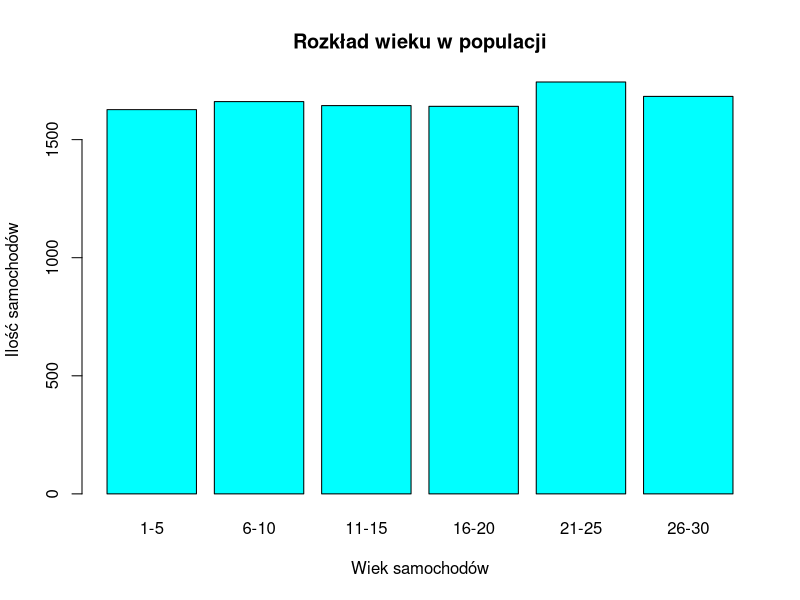
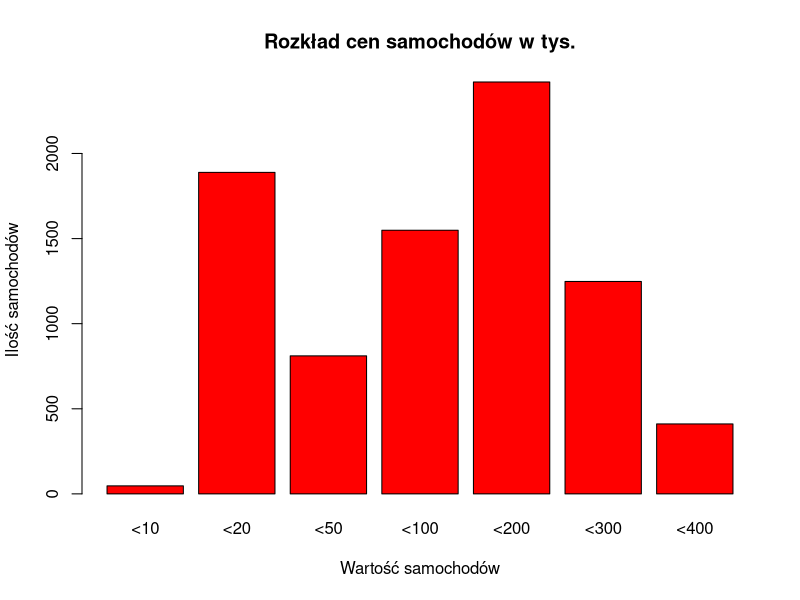
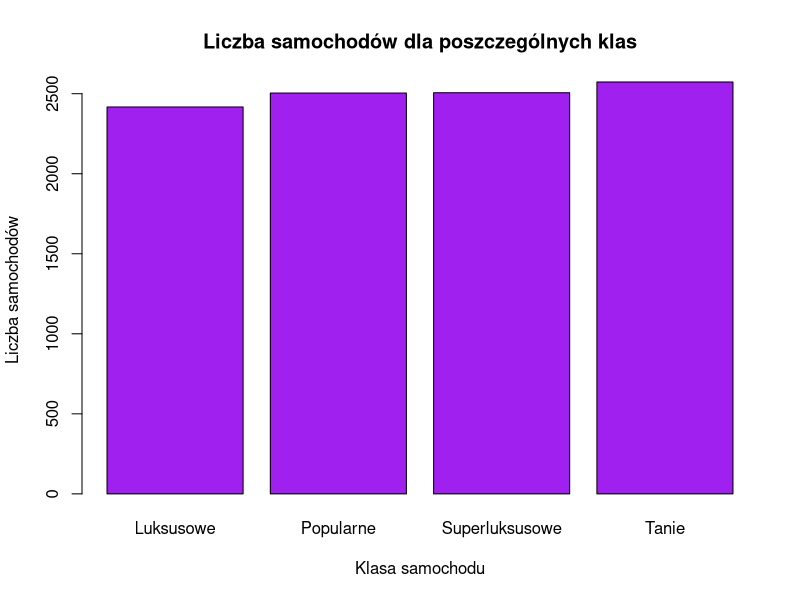

R code for these plots, in order:
## ---- chunk 1
library(knitr)
library(survey)
library(data.table) 
library(readxl) 
## ---- chunk 2
# Tworzenie zmiennych: wiek samochodu, przebieg, klasa samochodu, pojemność silnika
wiek_samochodu <- sample(1:30, size = 10000, replace = TRUE)
przebieg_samochodu <- sample(1:550000, size = 10000, replace = TRUE)
klasa_samochodu <- sample(c("Tanie", "Popularne", "Luksusowe", "Superluksusowe"), size = 10000, replace = TRUE)
pojemnosc_silnika <- sample(seq(1.0, 4.0, by = 0.2), size = 10000, replace = TRUE)

# Uzależnienie ceny samochodu od jego klasy
cena_klasa <- ifelse(klasa_samochodu == "Tanie", 0,
                    ifelse(klasa_samochodu == "Popularne", 50,
                           ifelse(klasa_samochodu == "Luksusowe", 100,
                                  ifelse(klasa_samochodu == "Superluksusowe", 300, NA))))


# Uzależnienie ceny samochodu od jego wieku
wiek_cena <- ifelse(wiek_samochodu <= 3, runif(10000, 1000, 5000), runif(10000, 500, 2500))

# Uzależnienie ceny samochodu od jego przebiegu
przebieg_cena <- ifelse(przebieg_samochodu <= 20000, runif(10000, 1000, 5000), runif(10000, 500, 2500))

# Uzależnienie przebiegu samochodu od jego wieku
przebieg_od_wieku <- ifelse(przebieg_samochodu <= 20000, runif(10000, 5000, 10000), runif(10000, 10000, 20000))

# Cena auta
cena <- round(1000 + przebieg_cena * cena_klasa + wiek_cena + przebieg_od_wieku, 2)

# Tabela ze zmiennymi
samochody <- data.frame(
  cena = cena,
  wiek_samochodu = wiek_samochodu,
  przebieg_samochodu = przebieg_samochodu,
  klasa_samochodu = klasa_samochodu,
  pojemnosc_silnika = pojemnosc_silnika
)



## ---- chunk 3
wynik_wieku_samochodu <- numeric(6)

przedzialy_wiek <- list(c(1, 5), c(6, 10), c(11, 15), c(16, 20), c(21, 25), c(26, 30))

for (i in 1:6) {
  wynik_wieku_samochodu[i] <- sum(samochody$wiek_samochodu >= przedzialy_wiek[[i]][1] & samochody$wiek_samochodu <= przedzialy_wiek[[i]][2])
}

wiek <- wynik_wieku_samochodu
przedzial_wiek <- c("1-5", "6-10", "11-15", "16-20", "21-25", "26-30")

barplot(wiek, names.arg = przedzial_wiek, xlab = "Wiek samochodów", ylab = "Ilość samochodów", main = "Rozkład wieku w populacji", col = "cyan")


## ---- chunk 4
# Tworzenie przedziałów wiekowych z etykietami
przedzialy_wieku <- c(1, 5, 10, 15, 20, 25, 30)
etykiety_wieku <- c("1-5", "6-10", "11-15", "16-20", "21-25", "26-30")

# Zliczanie aut w każdym przedziale wiekowym z etykietami
liczba_aut_w_wieku <- table(cut(samochody$wiek_samochodu, breaks = przedzialy_wieku, right = FALSE, labels = etykiety_wieku))

# Wyświetlenie wyników
print(liczba_aut_w_wieku)

## ---- chunk 5
max_wartosc <- max(cena, na.rm = TRUE)
min_wartosc <- min(cena, na.rm = TRUE)
 #wyznacznie max i min w celu zrobienia przedziałów

(max_wartosc)
(min_wartosc)
## ---- chunk 6
wynik_wartosci <- numeric(7)

przedzialy_wartosci <- list(c(0, 10000), c(10001, 20000), c(20001, 50000), c(50001, 100000), c(100001, 200000), c(200001, 300000), c(300001, 400000))

for (i in 1:7) {
  wynik_wartosci[i] <- sum(samochody$cena >= przedzialy_wartosci[[i]][1] & samochody$cena <= przedzialy_wartosci[[i]][2])
} 

wartosc <- wynik_wartosci
przedzial_wartosci <- c("<10", "<20", "<50", "<100", "<200", "<300", "<400")

barplot(wartosc, names.arg = przedzial_wartosci, xlab = "Wartość samochodów", ylab = "Ilość samochodów", main = "Rozkład cen samochodów w tys.", col = "red")


## ---- chunk 7
# Tworzenie przedziałów cenowych z etykietami
przedzialy_cen <- c(0, 10000, 20000, 50000, 100000, 200000, 300000, 400000)
etykiety_cen <- c("<10k", "10k-20k", "20k-50k", "50k-100k", "100k-200k", "200k-300k", "300k-400k")

# Zliczanie aut w każdym przedziale cenowym z etykietami
liczba_aut <- table(cut(samochody$cena, breaks = przedzialy_cen, right = FALSE, labels = etykiety_cen))

# Wyświetlenie wyników
print(liczba_aut)


## ---- chunk 8
# Analiza klasy samochodów
liczba_klas <- table(samochody$klasa_samochodu)

barplot(liczba_klas, 
        xlab = "Klasa samochodu", 
        ylab = "Liczba samochodów",
        main = "Liczba samochodów dla poszczególnych klas",
        col = "purple")


## ---- chunk 9
# Analiza klasy samochodów
liczba_klas <- table(samochody$klasa_samochodu)

# Wyświetlenie liczby aut w podziale na klasy
print(liczba_klas)

## ---- chunk 10
N <- nrow(samochody)
N #liczebność populacji
## ---- chunk 11
n <- 500 #liczebność próby
## ---- chunk 12
Y <- samochody['cena'] # Zdefiniowanie Y jako cena samochodu
X1 <- samochody['wiek_samochodu'] # Zdefiniowanie zmiennej ilościowej jako wiek samochodu
X2 <- samochody['klasa_samochodu'] # Zdefiniowanie pierwszej zmiennej jakościowej jako Klasa samochodu

samochody_xd <- data.frame(Y, X1, X2) # Stworzenie tabeli z potrzebnymi danymi
samochody_xd # Wyświetlenie tabeli

## ---- chunk 13
posortowane <- samochody_xd[order(samochody_xd$cena), ]
posortowane

## ---- chunk 14
losowanie <- function(N, n) {
  sample(1:N, n, replace = FALSE)  #zdefiniowanie funkcji losowania bez powtórzeń
}              
## ---- chunk 15
B <- 500 # określenie ilości losowań
proba_losowa <- list()

for (b in 1:B) {
  proba_losowa[[b]] <- posortowane[losowanie(N, n), ] # wykonanie losowania na posortowanych danych 
  print(proba_losowa[[b]])}
## ---- chunk 16
srednia <- mean(samochody_xd$cena)
srednia #obliczenie średniej prawdziwych wartości ogólnych
## ---- chunk 17
b <- 1
estymator_naiwny_losowy <- numeric(B)  # Utworzenie wektora do przechowywania estymatorów

for (b in 1:B) { # Wyliczenie estymatorów naiwnych - średniej wartości 
  estymator_naiwny_losowy[b] <- mean(proba_losowa[[b]]$cena)
  print(estymator_naiwny_losowy[b])
}
## ---- chunk 18
ocena_losowe <- data.frame(losowe_oczekiwana = mean(estymator_naiwny_losowy), #ocena średniej z estymatorów
                     losowe_odchyl = sd(estymator_naiwny_losowy),  # ocena odchylenia estymatorów
                     losowe_obciazenie = mean(estymator_naiwny_losowy) - srednia, #obciążenie estymatorów
                     srednia = srednia
)
ocena_losowe
## ---- chunk 19
# Post-stratyfikacja
B <- 500 # Ilość losowań
wyniki_naiwny <- numeric(B)
wyniki_ps <- numeric(B)
total_rows <- nrow(samochody)

klasa_strata <- xtabs(~ klasa_samochodu, data = samochody)

for (b in 1:B) {
  set.seed(b)
  nielos_id <- sample(x = 1:total_rows, size = 0.2 * total_rows, prob = samochody$cena / sum(samochody$cena))
  
  nielosowa <- samochody[nielos_id, ]
  wyniki_naiwny[b] <- mean(nielosowa$cena)
  
  library(survey)
  svydes <- svydesign(ids = ~1, data = nielosowa, weights = ~1)
  svydes_post <- postStratify(svydes, ~ klasa_samochodu, klasa_strata)
  wyniki_ps[b] <- svymean(~ cena, svydes_post)[1]
}

wyniki_ps


## ---- chunk 20
ocena_post <- data.frame(
  naiwne_oczekiwana = mean(wyniki_naiwny), 
                     naiwne_odchyl = sd(wyniki_naiwny), 
                     naiwne_obciazenie = mean(wyniki_naiwny) - srednia,
                     post_oczekiwana = mean(wyniki_ps), 
                     post_odchyl = sd(wyniki_ps), 
                     post_obciazenie = mean(wyniki_ps) - srednia,
                     srednia = srednia
)
ocena_post
